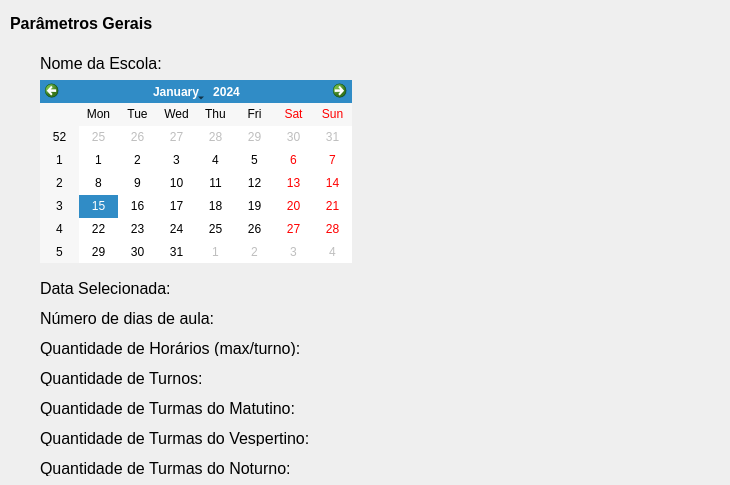
            <widget class="QWidget" name="tab_10">
             <attribute name="title">
              <string>PARAM-G</string>
             </attribute>
             <widget class="QLabel" name="label_10">
              <property name="geometry">
               <rect>
                <x>40</x>
                <y>310</y>
                <width>281</width>
                <height>16</height>
               </rect>
              </property>
              <property name="font">
               <font>
                <pointsize>12</pointsize>
               </font>
              </property>
              <property name="text">
               <string>Número de dias de aula:</string>
              </property>
             </widget>
             <widget class="QLabel" name="label_11">
              <property name="geometry">
               <rect>
                <x>40</x>
                <y>370</y>
                <width>281</width>
                <height>16</height>
               </rect>
              </property>
              <property name="font">
               <font>
                <pointsize>12</pointsize>
               </font>
              </property>
              <property name="text">
               <string>Quantidade de Turnos:</string>
              </property>
             </widget>
             <widget class="QLabel" name="label_12">
              <property name="geometry">
               <rect>
                <x>40</x>
                <y>340</y>
                <width>281</width>
                <height>16</height>
               </rect>
              </property>
              <property name="font">
               <font>
                <pointsize>12</pointsize>
               </font>
              </property>
              <property name="text">
               <string>Quantidade de Horários (max/turno):</string>
              </property>
             </widget>
             <widget class="QLabel" name="label_13">
              <property name="geometry">
               <rect>
                <x>40</x>
                <y>55</y>
                <width>281</width>
                <height>16</height>
               </rect>
              </property>
              <property name="font">
               <font>
                <pointsize>12</pointsize>
               </font>
              </property>
              <property name="text">
               <string>Nome da Escola:</string>
              </property>
             </widget>
             <widget class="QLabel" name="label_14">
              <property name="geometry">
               <rect>
                <x>40</x>
                <y>280</y>
                <width>281</width>
                <height>16</height>
               </rect>
              </property>
              <property name="font">
               <font>
                <pointsize>12</pointsize>
               </font>
              </property>
              <property name="text">
               <string>Data Selecionada:</string>
              </property>
             </widget>
             <widget class="QCalendarWidget" name="calendarWidget">
              <property name="geometry">
               <rect>
                <x>40</x>
                <y>80</y>
                <width>312</width>
                <height>183</height>
               </rect>
              </property>
             </widget>
             <widget class="QLabel" name="label_15">
              <property name="geometry">
               <rect>
                <x>40</x>
                <y>400</y>
                <width>281</width>
                <height>16</height>
               </rect>
              </property>
              <property name="font">
               <font>
                <pointsize>12</pointsize>
               </font>
              </property>
              <property name="text">
               <string>Quantidade de Turmas do Matutino:</string>
              </property>
             </widget>
             <widget class="QLabel" name="label_16">
              <property name="geometry">
               <rect>
                <x>40</x>
                <y>430</y>
                <width>281</width>
                <height>16</height>
               </rect>
              </property>
              <property name="font">
               <font>
                <pointsize>12</pointsize>
               </font>
              </property>
              <property name="text">
               <string>Quantidade de Turmas do Vespertino:</string>
              </property>
             </widget>
             <widget class="QLabel" name="label_17">
              <property name="geometry">
               <rect>
                <x>40</x>
                <y>460</y>
                <width>281</width>
                <height>16</height>
               </rect>
              </property>
              <property name="font">
               <font>
                <pointsize>12</pointsize>
               </font>
              </property>
              <property name="text">
               <string>Quantidade de Turmas do Noturno:</string>
              </property>
             </widget>
             <widget class="QLabel" name="label_19">
              <property name="geometry">
               <rect>
                <x>10</x>
                <y>15</y>
                <width>711</width>
                <height>16</height>
               </rect>
              </property>
              <property name="font">
               <font>
                <pointsize>12</pointsize>
                <weight>75</weight>
                <bold>true</bold>
               </font>
              </property>
              <property name="text">
               <string>Parâmetros Gerais</string>
              </property>
             </widget>
            </widget>
